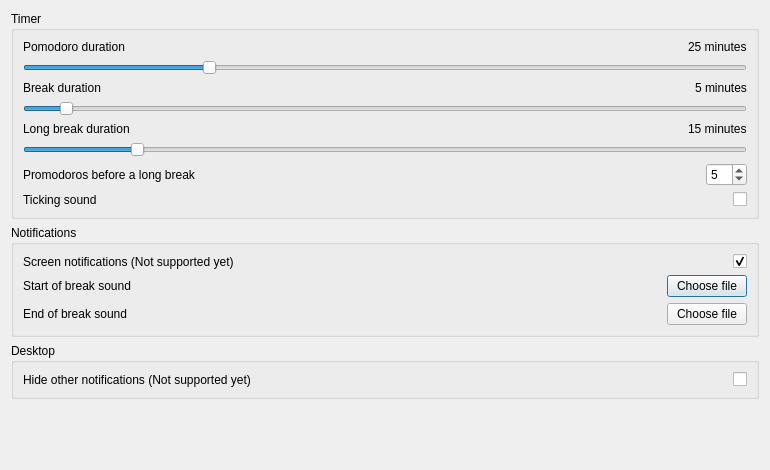
<?xml version="1.0" encoding="UTF-8"?>
<ui version="4.0">
 <class>Preferences</class>
 <widget class="QDialog" name="Preferences">
  <property name="geometry">
   <rect>
    <x>0</x>
    <y>0</y>
    <width>770</width>
    <height>470</height>
   </rect>
  </property>
  <property name="windowTitle">
   <string>Dialog</string>
  </property>
  <layout class="QFormLayout" name="formLayout">
   <item row="1" column="0" colspan="2">
    <widget class="QGroupBox" name="groupBox_2">
     <property name="title">
      <string>Notifications</string>
     </property>
     <layout class="QGridLayout" name="gridLayout_3">
      <item row="0" column="0">
       <layout class="QHBoxLayout" name="horizontalLayout_10">
        <item>
         <widget class="QLabel" name="label_16">
          <property name="text">
           <string>Screen notifications (Not supported yet)</string>
          </property>
         </widget>
        </item>
        <item alignment="Qt::AlignRight">
         <widget class="QCheckBox" name="screenNotification">
          <property name="enabled">
           <bool>true</bool>
          </property>
          <property name="text">
           <string/>
          </property>
          <property name="checked">
           <bool>true</bool>
          </property>
         </widget>
        </item>
       </layout>
      </item>
      <item row="1" column="0">
       <layout class="QHBoxLayout" name="horizontalLayout_7">
        <item>
         <widget class="QLabel" name="label_9">
          <property name="text">
           <string>Start of break sound</string>
          </property>
         </widget>
        </item>
        <item alignment="Qt::AlignRight">
         <widget class="QPushButton" name="startBreakFileChooser">
          <property name="text">
           <string>Choose file</string>
          </property>
         </widget>
        </item>
       </layout>
      </item>
      <item row="2" column="0">
       <layout class="QHBoxLayout" name="horizontalLayout_9">
        <item>
         <widget class="QLabel" name="label_14">
          <property name="text">
           <string>End of break sound</string>
          </property>
         </widget>
        </item>
        <item alignment="Qt::AlignRight">
         <widget class="QPushButton" name="endBreakFileChooser">
          <property name="text">
           <string>Choose file</string>
          </property>
         </widget>
        </item>
       </layout>
      </item>
     </layout>
    </widget>
   </item>
   <item row="0" column="0" colspan="2">
    <widget class="QGroupBox" name="groupBox">
     <property name="title">
      <string>Timer</string>
     </property>
     <layout class="QGridLayout" name="gridLayout_2">
      <item row="3" column="0">
       <widget class="QSlider" name="breakDurationSlider">
        <property name="value">
         <number>5</number>
        </property>
        <property name="orientation">
         <enum>Qt::Horizontal</enum>
        </property>
       </widget>
      </item>
      <item row="2" column="0">
       <layout class="QHBoxLayout" name="horizontalLayout_2">
        <item>
         <widget class="QLabel" name="label_4">
          <property name="text">
           <string>Break duration</string>
          </property>
         </widget>
        </item>
        <item alignment="Qt::AlignRight">
         <widget class="QLabel" name="breakDurationLabel">
          <property name="text">
           <string>5 minutes</string>
          </property>
         </widget>
        </item>
       </layout>
      </item>
      <item row="1" column="0">
       <widget class="QSlider" name="pmDurationSlider">
        <property name="value">
         <number>25</number>
        </property>
        <property name="orientation">
         <enum>Qt::Horizontal</enum>
        </property>
       </widget>
      </item>
      <item row="6" column="0">
       <layout class="QHBoxLayout" name="horizontalLayout_5">
        <item>
         <widget class="QLabel" name="label_7">
          <property name="text">
           <string>Promodoros before a long break</string>
          </property>
         </widget>
        </item>
        <item alignment="Qt::AlignRight">
         <widget class="QSpinBox" name="pmCycles">
          <property name="value">
           <number>5</number>
          </property>
         </widget>
        </item>
       </layout>
      </item>
      <item row="4" column="0">
       <layout class="QHBoxLayout" name="horizontalLayout_3">
        <item>
         <widget class="QLabel" name="label_6">
          <property name="text">
           <string>Long break duration</string>
          </property>
         </widget>
        </item>
        <item alignment="Qt::AlignRight">
         <widget class="QLabel" name="longBreakDurationLabel">
          <property name="text">
           <string>15 minutes</string>
          </property>
         </widget>
        </item>
       </layout>
      </item>
      <item row="0" column="0">
       <layout class="QVBoxLayout" name="verticalLayout">
        <item>
         <layout class="QHBoxLayout" name="horizontalLayout">
          <item>
           <widget class="QLabel" name="label_2">
            <property name="text">
             <string>Pomodoro duration</string>
            </property>
           </widget>
          </item>
          <item alignment="Qt::AlignRight">
           <widget class="QLabel" name="pmDurationLabel">
            <property name="text">
             <string>25 minutes</string>
            </property>
           </widget>
          </item>
         </layout>
        </item>
       </layout>
      </item>
      <item row="7" column="0">
       <layout class="QHBoxLayout" name="horizontalLayout_6">
        <item>
         <widget class="QLabel" name="label_8">
          <property name="text">
           <string>Ticking sound</string>
          </property>
         </widget>
        </item>
        <item alignment="Qt::AlignRight">
         <widget class="QCheckBox" name="tickingSound">
          <property name="text">
           <string/>
          </property>
         </widget>
        </item>
       </layout>
      </item>
      <item row="5" column="0">
       <widget class="QSlider" name="longBreakDurationSlider">
        <property name="value">
         <number>15</number>
        </property>
        <property name="orientation">
         <enum>Qt::Horizontal</enum>
        </property>
       </widget>
      </item>
     </layout>
    </widget>
   </item>
   <item row="2" column="0" colspan="2">
    <widget class="QGroupBox" name="groupBox_3">
     <property name="title">
      <string>Desktop</string>
     </property>
     <layout class="QGridLayout" name="gridLayout_4">
      <item row="1" column="0">
       <layout class="QHBoxLayout" name="horizontalLayout_15">
        <item>
         <widget class="QLabel" name="label_24">
          <property name="text">
           <string>Hide other notifications (Not supported yet)</string>
          </property>
         </widget>
        </item>
        <item alignment="Qt::AlignRight">
         <widget class="QCheckBox" name="hideOtherNotification">
          <property name="text">
           <string/>
          </property>
         </widget>
        </item>
       </layout>
      </item>
     </layout>
    </widget>
   </item>
  </layout>
 </widget>
 <resources/>
 <connections/>
</ui>
